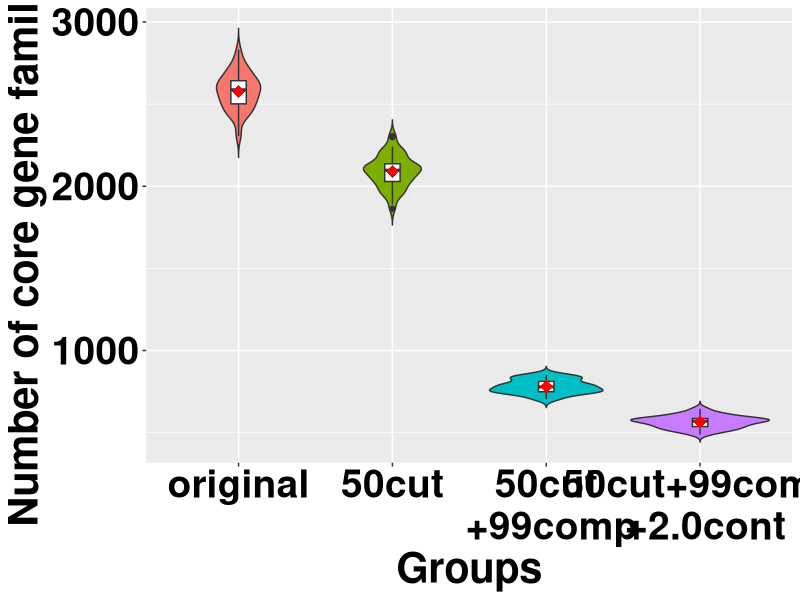

The R source for this figure:
library(dplyr) 
library(ggplot2)
library(reshape2)

## Load data for four groups: original (ori), fragmentation (50cut), incompleteness (50cut+99comp), and contamination (50cut+99comp+2.0cont). 
ori <- read.table(file = "R_code/Fig2.frag_incomp/EC_ori.txt",  sep = '\t', header = FALSE)
cut <- read.table(file = "R_code/Fig2.frag_incomp/EC_frag.txt",  sep = '\t', header = FALSE)
comp <- read.table(file = "R_code/Fig2.frag_incomp/EC_incomp.txt",  sep = '\t', header = FALSE)
cont <- read.table(file = "R_code/Fig2.frag_incomp/EC_cont.txt",  sep = '\t', header = FALSE)

## Reformat the data.
group <- rep("original", 50)
gene_count <- ori$V5
ori_mod <- data.frame(group,gene_count)

group <- rep("50cut", 50)
gene_count <- cut$V4
cut_mod <- data.frame(group,gene_count)

group <- rep("50cut+99comp", 50)
gene_count <- comp$V4
comp_mod <- data.frame(group,gene_count)

group <- rep("50cut+99comp+2.0cont", 50)
gene_count <- cont$V5
cont_mod <- data.frame(group,gene_count)

data <- rbind(ori_mod, cut_mod, comp_mod, cont_mod)

data$group <- factor(data$group , levels=c("original", "50cut", "50cut+99comp", "50cut+99comp+2.0cont"))
my.labels <- c("original",
               "50cut", 
               "50cut\n +99comp",
               "50cut+99comp\n +2.0cont")

## Make violin plot.
plot_violin <- ggplot(data, aes(x = group, y = gene_count, fill=group))+
  geom_violin(trim=FALSE)+
  geom_boxplot(width=0.1, fill="white")+
  theme(legend.position="none",
        axis.text.x = element_text(color="black", size=28, face= "bold"),
        axis.text.y = element_text(color="black", size=28, face= "bold"),
        axis.title.x = element_text(size=30, face= "bold"),
        axis.title.y = element_text(size=30, face= "bold"))+
  scale_x_discrete(name = "Groups", labels= my.labels)+
  scale_y_continuous(name = "Number of core gene families")+
  stat_summary(fun= mean, geom = "point", color = "red", 
               shape=18, size=4, show.legend = FALSE) 
plot_violin

